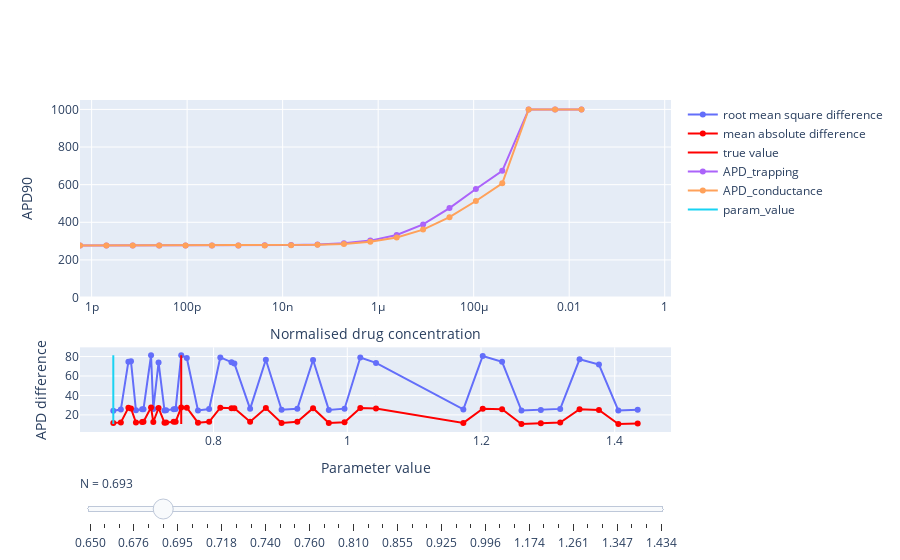

The notebook cell this image was saved under:
### Code cell
param_interest = 'N'

# fig = go.Figure()
fig = make_subplots(rows=2, cols=1, row_heights=[0.7, 0.3])

drug_list = ['dofetilide', 'verapamil', 'terfenadine',
             'cisapride', 'quinidine', 'sotalol']
drug = drug_list[5]

filename = 'SA_' + drug + '_' + param_interest + '.csv'
# filename = 'SA_' + drug + '_check.csv'
df = pd.read_csv(saved_data_dir + filename,
                    header=[0, 1], index_col=[0],
                    skipinitialspace=True)
df = df.sort_values(by=[('param_values', param_interest)])
# data included: drug_conc_Hill, peak_current, Hill_curve, param_values,
# drug_conc_AP, APD_trapping, APD_conductance and MSE

param_lib = modelling.BindingParameters()
param_true = param_lib.binding_parameters[drug][param_interest]

param_range = df['param_values'][param_interest].values
RMSError = df['RMSE']['RMSE'].values
MAError = df['MAE']['MAE'].values
fig.add_trace(
    go.Scatter(
        visible=True,
        x=param_range,
        y=RMSError,
        mode='lines+markers',
        name='root mean square difference'
    ), row=2, col=1
)
fig.add_trace(
    go.Scatter(
        visible=True,
        x=param_range,
        y=MAError,
        mode='lines+markers',
        name='mean absolute difference',
        line=dict(color="#ff0000")
    ), row=2, col=1
)


cleaned_RMSError = [x for x in RMSError if not math.isnan(x)]
cleaned_MAError = [x for x in MAError if not math.isnan(x)]
max_RMSE = max(cleaned_RMSError)
max_MAE = max(cleaned_MAError)
max_error = max(max_RMSE, max_MAE)

min_RMSE = min(cleaned_RMSError)
min_MAE = min(cleaned_MAError)
min_error = min(min_RMSE, min_MAE)

fig.add_trace(
    go.Scatter(
        visible=True,
        x=[param_true, param_true],
        y=[min_error, max_error],
        mode='lines',
        name='true value',
        line=dict(color="#ff0000")
    ), row=2, col=1
)

min_drug_conc = []
max_drug_conc = []
for r in range(len(df.index)):

    param_values = df.iloc[[r]]['param_values']
    changing_param_value = param_values[param_interest].values[0]
    Hill_n = param_values['N'].values[0]
    half_effect_conc = 5.483e8

    # Plot APD90
    drug_conc_AP = df.iloc[[r]]['drug_conc_AP'].values[0]
    APD_trapping = df.iloc[[r]]['APD_trapping'].values[0]
    APD_conductance = df.iloc[[r]]['APD_conductance'].values[0]

    fig.add_trace(
        go.Scatter(
            visible=False,
            x=drug_conc_AP,
            y=APD_trapping,
            mode='lines+markers',
            name='APD_trapping'
        ), row=1, col=1,
    )
    fig.add_trace(
        go.Scatter(
            visible=False,
            x=drug_conc_AP,
            y=APD_conductance,
            mode='lines+markers',
            name='APD_conductance'
        ), row=1, col=1,
    )
    fig.add_trace(
        go.Scatter(
            visible=False,
            x=[changing_param_value, changing_param_value],
            y=[min_error, max_error],
            mode='lines',
            name='param_value'
        ), row=2, col=1,
    )

    min_drug_conc.append(min(drug_conc_AP))
    max_drug_conc.append(max(drug_conc_AP))

min_drug_conc = min(min_drug_conc)
max_drug_conc = max(max_drug_conc)

fig.data[3].visible=True
fig.data[4].visible=True
fig.data[5].visible=True

sets = []
for i in range(int((len(fig.data) - 2) / 3)):
    param_set = dict(
        method="update",
        args=[{"visible": [False] * len(fig.data)},
              {"title": "Drug " + drug + " at parameter " + param_interest + " = " +
               "%.3f" % param_range[i]}],
        label="%.3f" % param_range[i]
    )
    param_set["args"][0]["visible"][0] = True
    param_set["args"][0]["visible"][1] = True
    param_set["args"][0]["visible"][2] = True
    param_set["args"][0]["visible"][3 * i + 3] = True
    param_set["args"][0]["visible"][3 * i + 4] = True
    param_set["args"][0]["visible"][3 * i + 5] = True
    sets.append(param_set)

sliders = [dict(
    active=5,
    currentvalue={"prefix": param_interest + " = "},
    pad={"t": len(df.index)},
    steps=sets
)]

fig.update_layout(sliders=sliders, yaxis1=dict(range=[0, 1050]),
                  xaxis1=dict(range=[np.log10(min_drug_conc), np.log10(max_drug_conc)]))

fig.update_xaxes(title_text="Normalised drug concentration", type="log", row=1, col=1)
fig.update_xaxes(title_text="Parameter value", row=2, col=1)

fig.update_yaxes(title_text="APD90", row=1, col=1)
fig.update_yaxes(title_text="APD difference", row=2, col=1)
fig.show()
